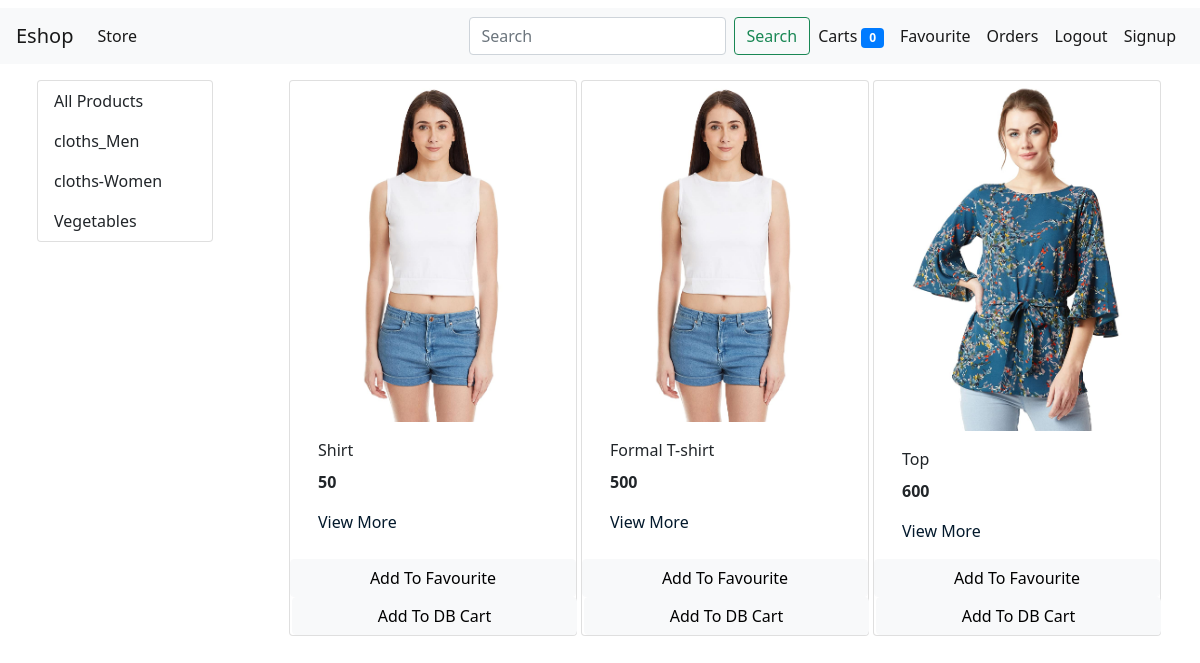
Screenshot of /?category=2 (signed in) with the database file from the repository.
### store/models/category.py (models this page shows, shortened)
class Category(models.Model):
    name= models.CharField(max_length=20)
    @staticmethod
    def get_all_categories():
        return Category.objects.all()

### store/models/products.py (models this page shows, shortened)
class Product(models.Model):
    name=models.CharField(max_length=50)
    price=models.IntegerField(default=0)
    category=models.ForeignKey(Category, on_delete=models.CASCADE, default=1, null=True, blank=True)
    description=models.CharField(max_length=200, default='')
    image=models.ImageField(upload_to='upload/products/', default="default.jpg")
    @staticmethod
    def get_all_products_by_id(category_id):
        if category_id:
            return Product.objects.filter(category=category_id)
        else:
            return Product.get_all_products()

### store/views/home.py (the view, shortened to what this page needs)
# urls.py: path('', Index.as_view(), name='homepage'),
class Index(View):
    def get(self,request):
        cart=request.session.get('cart')
        if not cart:
            request.session['cart']={}
        categoryid = request.GET.get('category')
        nothing=""
        if 'query' in request.GET or categoryid:
            if categoryid:
                products= Product.get_all_products_by_id(categoryid)
            else:
               query=request.GET.get('query')
               products=Product.objects.filter(name__icontains=query)
               if len(products)==0:
                  nothing="Nothing Found"
        else:
            products=Product.objects.all()
        d = {}
        customer=request.session.get('customer')
        c=Cart.objects.filter(user=customer)
        if customer:
            s= CartItemForm()
            d['customer']=customer
        else:
            s="Not logged in"
        for i in c:
            cartitem=CartItem.objects.filter(cart=i)
            s= CartItemForm(initial={'cart': i})
            d["i"]=i.id
            if cartitem:
              d["cartitem"]=cartitem
        dicc={}
        try:
          for i in cartitem:
            dicc[i.product.id]=i.quantity
        except:
            pass
        d["total_quantity"]=sum(dicc.values())
        d["products"]=products
        d["form"]=s
        d["pro_list"]=dicc
        d['products']=products
        d['categories']=Category.get_all_categories()
        d["nothing"]=nothing
        return render(request, 'index.html', d)

### store/forms.py
class CartItemForm(forms.ModelForm):
    class Meta:
        model=CartItem
        fields=['product','quantity','cart']

### store/templatetags/cart.py (called while the page is built)
@register.filter(name='total_cart')
def total_cart(cart):
    return sum([i for i in cart])

@register.filter(name='is_in_cart')
def is_in_cart(product , cart):
    keys=cart.keys()
    for id in keys:
        if int(id)==product.id:
            return True
    return False

### store/templates/index.html (shortened to what this page needs)
{% extends 'base.html'%}
{% block content%}
{% load cart %}
<div class="container-fluid mt-3">
  <div class="row">
    <div class="col-lg-2 mx-auto">
      <div class="list-group">
        <a href="/" class="list-group-item list-group-item-action">All Products</a>
        {% for i in categories %}
        <a href="/?category={{i.id}}" class="list-group-item list-group-item-action">{{i.name}}</a>
        {% endfor %}
      </div>
    </div>
    <div id='products' class="col-lg-9 mx-auto">
      <div class="row mx-auto">
        {% for product in products %}
        <div class="card mx-auto mb-3" id={{product.id}} style="width: 18rem;">
          <img class="card-img-top" src="{{product.image.url}}" alt="Card image cap">
          <div class="card-body">
            <p class="card-title">{{product.name}}</p>
            <p class="card-text"><b>{{product.price}}</b></p>
            <a href="product/{{product.id}}/" style="text-decoration: none;color:#03192c;">View More</a>
          </div>
          <div class="row no-gutters">
            <form action="/" method="POST" class="btn-block col-12" >
              {% if product|is_in_cart:request.session.favourite %}
              {% csrf_token %}
              <input  type="text" hidden name='fav' value='{{product.id}}'>
              <input  type="text" hidden name='remove1' value='True'>
              <input type="submit" class="float-right btn btn-light  form-control" value="Remove From Favourite">
              {%else%}
              <input type="submit" class="float-right btn btn-light  form-control" value="Add To Favourite">
              {%endif%}
            </form>
          </div>
          {% if customer%}
          {% if customer%}
          {%if product.id in pro_list%}
          <div class="card-footer p-0 no-gutters">
          <div class="row no-gutters">
           <form action="" method="POST" class="col-2">
            {%csrf_token%}
            <input type="text" name="rem" value="{{product.id}}" hidden>
            <input type="submit" class="float-right btn btn-light  form-control" value="-">
           </form>
            <div class="text-center col text-align">{{product.id|database_quantity:pro_list}} in Cart</div>
            <form action="" method="POST" class="col-2">
              {%csrf_token%}
            <input type="text" name="product" value="{{product.id}}" hidden>
            <input type="submit" class="float-right btn btn-light  form-control" value="+">
           </form>
          </div>
          </div>
          {%else%}
            <form action="/" method="POST" class="btn-block" style="width:285px;margin-left: -10px;">
              <input type="submit" class="float-right btn btn-light  form-control" value="Add To DB Cart">
              {%endif%}
            </form>
          {% endif%}
          {% endif%}
        </div>
        {% endfor %}
      </div>
    </div>
  </div>
</div>
{% endblock%}

### store/templates/base.html (style rules this page uses)
body { width: 100%; height: 100%; }

### rows the page displays
Category: name "cloths_Men"
Category: name "cloths-Women"
Category: name "Vegetables"
Product: image (picture), name "Shirt", price "50"
Product: image (picture), name "Formal T-shirt", price "500"
Product: image (picture), name "Top", price "600"

### other values shown
{{ total_quantity }} "0"
